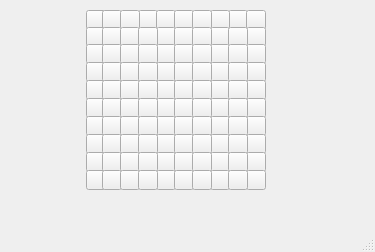
<?xml version="1.0" encoding="UTF-8"?>
<ui version="4.0">
 <class>click</class>
 <widget class="QMainWindow" name="click">
  <property name="geometry">
   <rect>
    <x>0</x>
    <y>0</y>
    <width>375</width>
    <height>252</height>
   </rect>
  </property>
  <property name="windowTitle">
   <string>MainWindow</string>
  </property>
  <property name="layoutDirection">
   <enum>Qt::LeftToRight</enum>
  </property>
  <property name="styleSheet">
   <string notr="true">text-align : center</string>
  </property>
  <widget class="QWidget" name="centralwidget">
   <widget class="QPushButton" name="pushButton_1">
    <property name="geometry">
     <rect>
      <x>138</x>
      <y>10</y>
      <width>20</width>
      <height>20</height>
     </rect>
    </property>
    <property name="text">
     <string/>
    </property>
    <property name="icon">
     <iconset>
      <normaloff>C:/Users/PC-03/Desktop/0.png</normaloff>C:/Users/PC-03/Desktop/0.png</iconset>
    </property>
   </widget>
   <widget class="QPushButton" name="pushButton_2">
    <property name="geometry">
     <rect>
      <x>156</x>
      <y>10</y>
      <width>20</width>
      <height>20</height>
     </rect>
    </property>
    <property name="text">
     <string/>
    </property>
    <property name="icon">
     <iconset>
      <normaloff>C:/Users/PC-03/Desktop/0.png</normaloff>C:/Users/PC-03/Desktop/0.png</iconset>
    </property>
   </widget>
   <widget class="QPushButton" name="pushButton_3">
    <property name="geometry">
     <rect>
      <x>174</x>
      <y>10</y>
      <width>20</width>
      <height>20</height>
     </rect>
    </property>
    <property name="text">
     <string/>
    </property>
    <property name="icon">
     <iconset>
      <normaloff>C:/Users/PC-03/Desktop/0.png</normaloff>C:/Users/PC-03/Desktop/0.png</iconset>
    </property>
   </widget>
   <widget class="QPushButton" name="pushButton_4">
    <property name="geometry">
     <rect>
      <x>86</x>
      <y>10</y>
      <width>20</width>
      <height>20</height>
     </rect>
    </property>
    <property name="text">
     <string/>
    </property>
    <property name="icon">
     <iconset>
      <normaloff>C:/Users/PC-03/Desktop/0.png</normaloff>C:/Users/PC-03/Desktop/0.png</iconset>
    </property>
   </widget>
   <widget class="QPushButton" name="pushButton_5">
    <property name="geometry">
     <rect>
      <x>102</x>
      <y>10</y>
      <width>20</width>
      <height>20</height>
     </rect>
    </property>
    <property name="text">
     <string/>
    </property>
    <property name="icon">
     <iconset>
      <normaloff>C:/Users/PC-03/Desktop/0.png</normaloff>C:/Users/PC-03/Desktop/0.png</iconset>
    </property>
   </widget>
   <widget class="QPushButton" name="pushButton_6">
    <property name="geometry">
     <rect>
      <x>120</x>
      <y>10</y>
      <width>20</width>
      <height>20</height>
     </rect>
    </property>
    <property name="text">
     <string/>
    </property>
    <property name="icon">
     <iconset>
      <normaloff>C:/Users/PC-03/Desktop/0.png</normaloff>C:/Users/PC-03/Desktop/0.png</iconset>
    </property>
   </widget>
   <widget class="QPushButton" name="pushButton_7">
    <property name="geometry">
     <rect>
      <x>228</x>
      <y>10</y>
      <width>20</width>
      <height>20</height>
     </rect>
    </property>
    <property name="text">
     <string/>
    </property>
    <property name="icon">
     <iconset>
      <normaloff>C:/Users/PC-03/Desktop/0.png</normaloff>C:/Users/PC-03/Desktop/0.png</iconset>
    </property>
   </widget>
   <widget class="QPushButton" name="pushButton_8">
    <property name="geometry">
     <rect>
      <x>210</x>
      <y>10</y>
      <width>20</width>
      <height>20</height>
     </rect>
    </property>
    <property name="text">
     <string/>
    </property>
    <property name="icon">
     <iconset>
      <normaloff>C:/Users/PC-03/Desktop/0.png</normaloff>C:/Users/PC-03/Desktop/0.png</iconset>
    </property>
   </widget>
   <widget class="QPushButton" name="pushButton_9">
    <property name="geometry">
     <rect>
      <x>246</x>
      <y>10</y>
      <width>20</width>
      <height>20</height>
     </rect>
    </property>
    <property name="text">
     <string/>
    </property>
    <property name="icon">
     <iconset>
      <normaloff>C:/Users/PC-03/Desktop/0.png</normaloff>C:/Users/PC-03/Desktop/0.png</iconset>
    </property>
   </widget>
   <widget class="QPushButton" name="pushButton_389">
    <property name="geometry">
     <rect>
      <x>192</x>
      <y>10</y>
      <width>20</width>
      <height>20</height>
     </rect>
    </property>
    <property name="text">
     <string/>
    </property>
    <property name="icon">
     <iconset>
      <normaloff>C:/Users/PC-03/Desktop/0.png</normaloff>C:/Users/PC-03/Desktop/0.png</iconset>
    </property>
   </widget>
   <widget class="QPushButton" name="pushButton_10">
    <property name="geometry">
     <rect>
      <x>246</x>
      <y>27</y>
      <width>20</width>
      <height>20</height>
     </rect>
    </property>
    <property name="text">
     <string/>
    </property>
    <property name="icon">
     <iconset>
      <normaloff>C:/Users/PC-03/Desktop/0.png</normaloff>C:/Users/PC-03/Desktop/0.png</iconset>
    </property>
   </widget>
   <widget class="QPushButton" name="pushButton_11">
    <property name="geometry">
     <rect>
      <x>156</x>
      <y>27</y>
      <width>20</width>
      <height>20</height>
     </rect>
    </property>
    <property name="text">
     <string/>
    </property>
    <property name="icon">
     <iconset>
      <normaloff>C:/Users/PC-03/Desktop/0.png</normaloff>C:/Users/PC-03/Desktop/0.png</iconset>
    </property>
   </widget>
   <widget class="QPushButton" name="pushButton_12">
    <property name="geometry">
     <rect>
      <x>86</x>
      <y>27</y>
      <width>20</width>
      <height>20</height>
     </rect>
    </property>
    <property name="text">
     <string/>
    </property>
    <property name="icon">
     <iconset>
      <normaloff>C:/Users/PC-03/Desktop/0.png</normaloff>C:/Users/PC-03/Desktop/0.png</iconset>
    </property>
   </widget>
   <widget class="QPushButton" name="pushButton_13">
    <property name="geometry">
     <rect>
      <x>174</x>
      <y>27</y>
      <width>20</width>
      <height>20</height>
     </rect>
    </property>
    <property name="text">
     <string/>
    </property>
    <property name="icon">
     <iconset>
      <normaloff>C:/Users/PC-03/Desktop/0.png</normaloff>C:/Users/PC-03/Desktop/0.png</iconset>
    </property>
   </widget>
   <widget class="QPushButton" name="pushButton_14">
    <property name="geometry">
     <rect>
      <x>102</x>
      <y>27</y>
      <width>20</width>
      <height>20</height>
     </rect>
    </property>
    <property name="text">
     <string/>
    </property>
    <property name="icon">
     <iconset>
      <normaloff>C:/Users/PC-03/Desktop/0.png</normaloff>C:/Users/PC-03/Desktop/0.png</iconset>
    </property>
   </widget>
   <widget class="QPushButton" name="pushButton_15">
    <property name="geometry">
     <rect>
      <x>210</x>
      <y>27</y>
      <width>20</width>
      <height>20</height>
     </rect>
    </property>
    <property name="text">
     <string/>
    </property>
    <property name="icon">
     <iconset>
      <normaloff>C:/Users/PC-03/Desktop/0.png</normaloff>C:/Users/PC-03/Desktop/0.png</iconset>
    </property>
   </widget>
   <widget class="QPushButton" name="pushButton_390">
    <property name="geometry">
     <rect>
      <x>192</x>
      <y>27</y>
      <width>20</width>
      <height>20</height>
     </rect>
    </property>
    <property name="text">
     <string/>
    </property>
    <property name="icon">
     <iconset>
      <normaloff>C:/Users/PC-03/Desktop/0.png</normaloff>C:/Users/PC-03/Desktop/0.png</iconset>
    </property>
   </widget>
   <widget class="QPushButton" name="pushButton_16">
    <property name="geometry">
     <rect>
      <x>120</x>
      <y>27</y>
      <width>20</width>
      <height>20</height>
     </rect>
    </property>
    <property name="text">
     <string/>
    </property>
    <property name="icon">
     <iconset>
      <normaloff>C:/Users/PC-03/Desktop/0.png</normaloff>C:/Users/PC-03/Desktop/0.png</iconset>
    </property>
   </widget>
   <widget class="QPushButton" name="pushButton_17">
    <property name="geometry">
     <rect>
      <x>228</x>
      <y>27</y>
      <width>20</width>
      <height>20</height>
     </rect>
    </property>
    <property name="text">
     <string/>
    </property>
    <property name="icon">
     <iconset>
      <normaloff>C:/Users/PC-03/Desktop/0.png</normaloff>C:/Users/PC-03/Desktop/0.png</iconset>
    </property>
   </widget>
   <widget class="QPushButton" name="pushButton_18">
    <property name="geometry">
     <rect>
      <x>138</x>
      <y>27</y>
      <width>20</width>
      <height>20</height>
     </rect>
    </property>
    <property name="text">
     <string/>
    </property>
    <property name="icon">
     <iconset>
      <normaloff>C:/Users/PC-03/Desktop/0.png</normaloff>C:/Users/PC-03/Desktop/0.png</iconset>
    </property>
   </widget>
   <widget class="QPushButton" name="pushButton_19">
    <property name="geometry">
     <rect>
      <x>246</x>
      <y>44</y>
      <width>20</width>
      <height>20</height>
     </rect>
    </property>
    <property name="text">
     <string/>
    </property>
    <property name="icon">
     <iconset>
      <normaloff>C:/Users/PC-03/Desktop/0.png</normaloff>C:/Users/PC-03/Desktop/0.png</iconset>
    </property>
   </widget>
   <widget class="QPushButton" name="pushButton_20">
    <property name="geometry">
     <rect>
      <x>156</x>
      <y>44</y>
      <width>20</width>
      <height>20</height>
     </rect>
    </property>
    <property name="text">
     <string/>
    </property>
    <property name="icon">
     <iconset>
      <normaloff>C:/Users/PC-03/Desktop/0.png</normaloff>C:/Users/PC-03/Desktop/0.png</iconset>
    </property>
   </widget>
   <widget class="QPushButton" name="pushButton_21">
    <property name="geometry">
     <rect>
      <x>86</x>
      <y>44</y>
      <width>20</width>
      <height>20</height>
     </rect>
    </property>
    <property name="text">
     <string/>
    </property>
    <property name="icon">
     <iconset>
      <normaloff>C:/Users/PC-03/Desktop/0.png</normaloff>C:/Users/PC-03/Desktop/0.png</iconset>
    </property>
   </widget>
   <widget class="QPushButton" name="pushButton_22">
    <property name="geometry">
     <rect>
      <x>174</x>
      <y>44</y>
      <width>20</width>
      <height>20</height>
     </rect>
    </property>
    <property name="text">
     <string/>
    </property>
    <property name="icon">
     <iconset>
      <normaloff>C:/Users/PC-03/Desktop/0.png</normaloff>C:/Users/PC-03/Desktop/0.png</iconset>
    </property>
   </widget>
   <widget class="QPushButton" name="pushButton_23">
    <property name="geometry">
     <rect>
      <x>102</x>
      <y>44</y>
      <width>20</width>
      <height>20</height>
     </rect>
    </property>
    <property name="text">
     <string/>
    </property>
    <property name="icon">
     <iconset>
      <normaloff>C:/Users/PC-03/Desktop/0.png</normaloff>C:/Users/PC-03/Desktop/0.png</iconset>
    </property>
   </widget>
   <widget class="QPushButton" name="pushButton_24">
    <property name="geometry">
     <rect>
      <x>210</x>
      <y>44</y>
      <width>20</width>
      <height>20</height>
     </rect>
    </property>
    <property name="text">
     <string/>
    </property>
    <property name="icon">
     <iconset>
      <normaloff>C:/Users/PC-03/Desktop/0.png</normaloff>C:/Users/PC-03/Desktop/0.png</iconset>
    </property>
   </widget>
   <widget class="QPushButton" name="pushButton_391">
    <property name="geometry">
     <rect>
      <x>192</x>
      <y>44</y>
      <width>20</width>
      <height>20</height>
     </rect>
    </property>
    <property name="text">
     <string/>
    </property>
    <property name="icon">
     <iconset>
      <normaloff>C:/Users/PC-03/Desktop/0.png</normaloff>C:/Users/PC-03/Desktop/0.png</iconset>
    </property>
   </widget>
   <widget class="QPushButton" name="pushButton_25">
    <property name="geometry">
     <rect>
      <x>120</x>
      <y>44</y>
      <width>20</width>
      <height>20</height>
     </rect>
    </property>
    <property name="text">
     <string/>
    </property>
    <property name="icon">
     <iconset>
      <normaloff>C:/Users/PC-03/Desktop/0.png</normaloff>C:/Users/PC-03/Desktop/0.png</iconset>
    </property>
   </widget>
   <widget class="QPushButton" name="pushButton_26">
    <property name="geometry">
     <rect>
      <x>228</x>
      <y>44</y>
      <width>20</width>
      <height>20</height>
     </rect>
    </property>
    <property name="text">
     <string/>
    </property>
    <property name="icon">
     <iconset>
      <normaloff>C:/Users/PC-03/Desktop/0.png</normaloff>C:/Users/PC-03/Desktop/0.png</iconset>
    </property>
   </widget>
   <widget class="QPushButton" name="pushButton_27">
    <property name="geometry">
     <rect>
      <x>138</x>
      <y>44</y>
      <width>20</width>
      <height>20</height>
     </rect>
    </property>
    <property name="text">
     <string/>
    </property>
    <property name="icon">
     <iconset>
      <normaloff>C:/Users/PC-03/Desktop/0.png</normaloff>C:/Users/PC-03/Desktop/0.png</iconset>
    </property>
   </widget>
   <widget class="QPushButton" name="pushButton_28">
    <property name="geometry">
     <rect>
      <x>246</x>
      <y>62</y>
      <width>20</width>
      <height>20</height>
     </rect>
    </property>
    <property name="text">
     <string/>
    </property>
    <property name="icon">
     <iconset>
      <normaloff>C:/Users/PC-03/Desktop/0.png</normaloff>C:/Users/PC-03/Desktop/0.png</iconset>
    </property>
   </widget>
   <widget class="QPushButton" name="pushButton_29">
    <property name="geometry">
     <rect>
      <x>156</x>
      <y>62</y>
      <width>20</width>
      <height>20</height>
     </rect>
    </property>
    <property name="text">
     <string/>
    </property>
    <property name="icon">
     <iconset>
      <normaloff>C:/Users/PC-03/Desktop/0.png</normaloff>C:/Users/PC-03/Desktop/0.png</iconset>
    </property>
   </widget>
   <widget class="QPushButton" name="pushButton_30">
    <property name="geometry">
     <rect>
      <x>86</x>
      <y>62</y>
      <width>20</width>
      <height>20</height>
     </rect>
    </property>
    <property name="text">
     <string/>
    </property>
    <property name="icon">
     <iconset>
      <normaloff>C:/Users/PC-03/Desktop/0.png</normaloff>C:/Users/PC-03/Desktop/0.png</iconset>
    </property>
   </widget>
   <widget class="QPushButton" name="pushButton_31">
    <property name="geometry">
     <rect>
      <x>174</x>
      <y>62</y>
      <width>20</width>
      <height>20</height>
     </rect>
    </property>
    <property name="text">
     <string/>
    </property>
    <property name="icon">
     <iconset>
      <normaloff>C:/Users/PC-03/Desktop/0.png</normaloff>C:/Users/PC-03/Desktop/0.png</iconset>
    </property>
   </widget>
   <widget class="QPushButton" name="pushButton_32">
    <property name="geometry">
     <rect>
      <x>102</x>
      <y>62</y>
      <width>20</width>
      <height>20</height>
     </rect>
    </property>
    <property name="text">
     <string/>
    </property>
    <property name="icon">
     <iconset>
      <normaloff>C:/Users/PC-03/Desktop/0.png</normaloff>C:/Users/PC-03/Desktop/0.png</iconset>
    </property>
   </widget>
   <widget class="QPushButton" name="pushButton_33">
    <property name="geometry">
     <rect>
      <x>210</x>
      <y>62</y>
      <width>20</width>
      <height>20</height>
     </rect>
    </property>
    <property name="text">
     <string/>
    </property>
    <property name="icon">
     <iconset>
      <normaloff>C:/Users/PC-03/Desktop/0.png</normaloff>C:/Users/PC-03/Desktop/0.png</iconset>
    </property>
   </widget>
   <widget class="QPushButton" name="pushButton_392">
    <property name="geometry">
     <rect>
      <x>192</x>
      <y>62</y>
      <width>20</width>
      <height>20</height>
     </rect>
    </property>
    <property name="text">
     <string/>
    </property>
    <property name="icon">
     <iconset>
      <normaloff>C:/Users/PC-03/Desktop/0.png</normaloff>C:/Users/PC-03/Desktop/0.png</iconset>
    </property>
   </widget>
   <widget class="QPushButton" name="pushButton_34">
    <property name="geometry">
     <rect>
      <x>120</x>
      <y>62</y>
      <width>20</width>
      <height>20</height>
     </rect>
    </property>
    <property name="text">
     <string/>
    </property>
    <property name="icon">
     <iconset>
      <normaloff>C:/Users/PC-03/Desktop/0.png</normaloff>C:/Users/PC-03/Desktop/0.png</iconset>
    </property>
   </widget>
   <widget class="QPushButton" name="pushButton_35">
    <property name="geometry">
     <rect>
      <x>228</x>
      <y>62</y>
      <width>20</width>
      <height>20</height>
     </rect>
    </property>
    <property name="text">
     <string/>
    </property>
    <property name="icon">
     <iconset>
      <normaloff>C:/Users/PC-03/Desktop/0.png</normaloff>C:/Users/PC-03/Desktop/0.png</iconset>
    </property>
   </widget>
   <widget class="QPushButton" name="pushButton_36">
    <property name="geometry">
     <rect>
      <x>138</x>
      <y>62</y>
      <width>20</width>
      <height>20</height>
     </rect>
    </property>
    <property name="text">
     <string/>
    </property>
    <property name="icon">
     <iconset>
      <normaloff>C:/Users/PC-03/Desktop/0.png</normaloff>C:/Users/PC-03/Desktop/0.png</iconset>
    </property>
   </widget>
   <widget class="QPushButton" name="pushButton_37">
    <property name="geometry">
     <rect>
      <x>246</x>
      <y>80</y>
      <width>20</width>
      <height>20</height>
     </rect>
    </property>
    <property name="text">
     <string/>
    </property>
    <property name="icon">
     <iconset>
      <normaloff>C:/Users/PC-03/Desktop/0.png</normaloff>C:/Users/PC-03/Desktop/0.png</iconset>
    </property>
   </widget>
   <widget class="QPushButton" name="pushButton_38">
    <property name="geometry">
     <rect>
      <x>156</x>
      <y>80</y>
      <width>20</width>
      <height>20</height>
     </rect>
    </property>
    <property name="text">
     <string/>
    </property>
    <property name="icon">
     <iconset>
      <normaloff>C:/Users/PC-03/Desktop/0.png</normaloff>C:/Users/PC-03/Desktop/0.png</iconset>
    </property>
   </widget>
   <widget class="QPushButton" name="pushButton_39">
    <property name="geometry">
     <rect>
      <x>86</x>
      <y>80</y>
      <width>20</width>
      <height>20</height>
     </rect>
    </property>
    <property name="text">
     <string/>
    </property>
    <property name="icon">
     <iconset>
      <normaloff>C:/Users/PC-03/Desktop/0.png</normaloff>C:/Users/PC-03/Desktop/0.png</iconset>
    </property>
   </widget>
   <widget class="QPushButton" name="pushButton_40">
    <property name="geometry">
     <rect>
      <x>174</x>
      <y>80</y>
      <width>20</width>
      <height>20</height>
     </rect>
    </property>
    <property name="text">
     <string/>
    </property>
    <property name="icon">
     <iconset>
      <normaloff>C:/Users/PC-03/Desktop/0.png</normaloff>C:/Users/PC-03/Desktop/0.png</iconset>
    </property>
   </widget>
   <widget class="QPushButton" name="pushButton_41">
    <property name="geometry">
     <rect>
      <x>102</x>
      <y>80</y>
      <width>20</width>
      <height>20</height>
     </rect>
    </property>
    <property name="text">
     <string/>
    </property>
    <property name="icon">
     <iconset>
      <normaloff>C:/Users/PC-03/Desktop/0.png</normaloff>C:/Users/PC-03/Desktop/0.png</iconset>
    </property>
   </widget>
   <widget class="QPushButton" name="pushButton_42">
    <property name="geometry">
     <rect>
      <x>210</x>
      <y>80</y>
      <width>20</width>
      <height>20</height>
     </rect>
    </property>
    <property name="text">
     <string/>
    </property>
    <property name="icon">
     <iconset>
      <normaloff>C:/Users/PC-03/Desktop/0.png</normaloff>C:/Users/PC-03/Desktop/0.png</iconset>
    </property>
   </widget>
   <widget class="QPushButton" name="pushButton_393">
    <property name="geometry">
     <rect>
      <x>192</x>
      <y>80</y>
      <width>20</width>
      <height>20</height>
     </rect>
    </property>
    <property name="text">
     <string/>
    </property>
    <property name="icon">
     <iconset>
      <normaloff>C:/Users/PC-03/Desktop/0.png</normaloff>C:/Users/PC-03/Desktop/0.png</iconset>
    </property>
   </widget>
   <widget class="QPushButton" name="pushButton_43">
    <property name="geometry">
     <rect>
      <x>120</x>
      <y>80</y>
      <width>20</width>
      <height>20</height>
     </rect>
    </property>
    <property name="text">
     <string/>
    </property>
    <property name="icon">
     <iconset>
      <normaloff>C:/Users/PC-03/Desktop/0.png</normaloff>C:/Users/PC-03/Desktop/0.png</iconset>
    </property>
   </widget>
   <widget class="QPushButton" name="pushButton_44">
    <property name="geometry">
     <rect>
      <x>228</x>
      <y>80</y>
      <width>20</width>
      <height>20</height>
     </rect>
    </property>
    <property name="text">
     <string/>
    </property>
    <property name="icon">
     <iconset>
      <normaloff>C:/Users/PC-03/Desktop/0.png</normaloff>C:/Users/PC-03/Desktop/0.png</iconset>
    </property>
   </widget>
   <widget class="QPushButton" name="pushButton_45">
    <property name="geometry">
     <rect>
      <x>138</x>
      <y>80</y>
      <width>20</width>
      <height>20</height>
     </rect>
    </property>
    <property name="text">
     <string/>
    </property>
    <property name="icon">
     <iconset>
      <normaloff>C:/Users/PC-03/Desktop/0.png</normaloff>C:/Users/PC-03/Desktop/0.png</iconset>
    </property>
   </widget>
   <widget class="QPushButton" name="pushButton_46">
    <property name="geometry">
     <rect>
      <x>246</x>
      <y>98</y>
      <width>20</width>
      <height>20</height>
     </rect>
    </property>
    <property name="text">
     <string/>
    </property>
    <property name="icon">
     <iconset>
      <normaloff>C:/Users/PC-03/Desktop/0.png</normaloff>C:/Users/PC-03/Desktop/0.png</iconset>
    </property>
   </widget>
   <widget class="QPushButton" name="pushButton_47">
    <property name="geometry">
     <rect>
      <x>156</x>
      <y>98</y>
      <width>20</width>
      <height>20</height>
     </rect>
    </property>
    <property name="text">
     <string/>
    </property>
    <property name="icon">
     <iconset>
      <normaloff>C:/Users/PC-03/Desktop/0.png</normaloff>C:/Users/PC-03/Desktop/0.png</iconset>
    </property>
   </widget>
   <widget class="QPushButton" name="pushButton_48">
    <property name="geometry">
     <rect>
      <x>86</x>
      <y>98</y>
      <width>20</width>
      <height>20</height>
     </rect>
    </property>
    <property name="text">
     <string/>
    </property>
    <property name="icon">
     <iconset>
      <normaloff>C:/Users/PC-03/Desktop/0.png</normaloff>C:/Users/PC-03/Desktop/0.png</iconset>
    </property>
   </widget>
   <widget class="QPushButton" name="pushButton_49">
    <property name="geometry">
     <rect>
      <x>174</x>
      <y>98</y>
      <width>20</width>
      <height>20</height>
     </rect>
    </property>
    <property name="text">
     <string/>
    </property>
    <property name="icon">
     <iconset>
      <normaloff>C:/Users/PC-03/Desktop/0.png</normaloff>C:/Users/PC-03/Desktop/0.png</iconset>
    </property>
   </widget>
   <widget class="QPushButton" name="pushButton_50">
    <property name="geometry">
     <rect>
      <x>102</x>
      <y>98</y>
      <width>20</width>
      <height>20</height>
     </rect>
    </property>
    <property name="text">
     <string/>
    </property>
    <property name="icon">
     <iconset>
      <normaloff>C:/Users/PC-03/Desktop/0.png</normaloff>C:/Users/PC-03/Desktop/0.png</iconset>
    </property>
   </widget>
   <widget class="QPushButton" name="pushButton_51">
    <property name="geometry">
     <rect>
      <x>210</x>
      <y>98</y>
      <width>20</width>
      <height>20</height>
     </rect>
    </property>
    <property name="text">
     <string/>
    </property>
    <property name="icon">
     <iconset>
      <normaloff>C:/Users/PC-03/Desktop/0.png</normaloff>C:/Users/PC-03/Desktop/0.png</iconset>
    </property>
   </widget>
   <widget class="QPushButton" name="pushButton_394">
    <property name="geometry">
     <rect>
      <x>192</x>
      <y>98</y>
      <width>20</width>
      <height>20</height>
     </rect>
    </property>
    <property name="text">
     <string/>
    </property>
    <property name="icon">
     <iconset>
      <normaloff>C:/Users/PC-03/Desktop/0.png</normaloff>C:/Users/PC-03/Desktop/0.png</iconset>
    </property>
   </widget>
   <widget class="QPushButton" name="pushButton_52">
    <property name="geometry">
     <rect>
      <x>120</x>
      <y>98</y>
      <width>20</width>
      <height>20</height>
     </rect>
    </property>
    <property name="text">
     <string/>
    </property>
    <property name="icon">
     <iconset>
      <normaloff>C:/Users/PC-03/Desktop/0.png</normaloff>C:/Users/PC-03/Desktop/0.png</iconset>
    </property>
   </widget>
   <widget class="QPushButton" name="pushButton_53">
    <property name="geometry">
     <rect>
      <x>228</x>
      <y>98</y>
      <width>20</width>
      <height>20</height>
     </rect>
    </property>
    <property name="text">
     <string/>
    </property>
    <property name="icon">
     <iconset>
      <normaloff>C:/Users/PC-03/Desktop/0.png</normaloff>C:/Users/PC-03/Desktop/0.png</iconset>
    </property>
   </widget>
   <widget class="QPushButton" name="pushButton_54">
    <property name="geometry">
     <rect>
      <x>138</x>
      <y>98</y>
      <width>20</width>
      <height>20</height>
     </rect>
    </property>
    <property name="text">
     <string/>
    </property>
    <property name="icon">
     <iconset>
      <normaloff>C:/Users/PC-03/Desktop/0.png</normaloff>C:/Users/PC-03/Desktop/0.png</iconset>
    </property>
   </widget>
   <widget class="QPushButton" name="pushButton_55">
    <property name="geometry">
     <rect>
      <x>246</x>
      <y>116</y>
      <width>20</width>
      <height>20</height>
     </rect>
    </property>
    <property name="text">
     <string/>
    </property>
    <property name="icon">
     <iconset>
      <normaloff>C:/Users/PC-03/Desktop/0.png</normaloff>C:/Users/PC-03/Desktop/0.png</iconset>
    </property>
   </widget>
   <widget class="QPushButton" name="pushButton_56">
    <property name="geometry">
     <rect>
      <x>156</x>
      <y>116</y>
      <width>20</width>
      <height>20</height>
     </rect>
    </property>
    <property name="text">
     <string/>
    </property>
    <property name="icon">
     <iconset>
      <normaloff>C:/Users/PC-03/Desktop/0.png</normaloff>C:/Users/PC-03/Desktop/0.png</iconset>
    </property>
   </widget>
   <widget class="QPushButton" name="pushButton_57">
    <property name="geometry">
     <rect>
      <x>86</x>
      <y>116</y>
      <width>20</width>
      <height>20</height>
     </rect>
    </property>
    <property name="text">
     <string/>
    </property>
    <property name="icon">
     <iconset>
      <normaloff>C:/Users/PC-03/Desktop/0.png</normaloff>C:/Users/PC-03/Desktop/0.png</iconset>
    </property>
   </widget>
   <widget class="QPushButton" name="pushButton_58">
    <property name="geometry">
     <rect>
      <x>174</x>
      <y>116</y>
      <width>20</width>
      <height>20</height>
     </rect>
    </property>
    <property name="text">
     <string/>
    </property>
    <property name="icon">
     <iconset>
      <normaloff>C:/Users/PC-03/Desktop/0.png</normaloff>C:/Users/PC-03/Desktop/0.png</iconset>
    </property>
   </widget>
   <widget class="QPushButton" name="pushButton_59">
    <property name="geometry">
     <rect>
      <x>102</x>
      <y>116</y>
      <width>20</width>
      <height>20</height>
     </rect>
    </property>
    <property name="text">
     <string/>
    </property>
    <property name="icon">
     <iconset>
      <normaloff>C:/Users/PC-03/Desktop/0.png</normaloff>C:/Users/PC-03/Desktop/0.png</iconset>
    </property>
   </widget>
   <widget class="QPushButton" name="pushButton_60">
    <property name="geometry">
     <rect>
      <x>210</x>
      <y>116</y>
      <width>20</width>
      <height>20</height>
     </rect>
    </property>
    <property name="text">
     <string/>
    </property>
    <property name="icon">
     <iconset>
      <normaloff>C:/Users/PC-03/Desktop/0.png</normaloff>C:/Users/PC-03/Desktop/0.png</iconset>
    </property>
   </widget>
   <widget class="QPushButton" name="pushButton_395">
    <property name="geometry">
     <rect>
      <x>192</x>
      <y>116</y>
      <width>20</width>
      <height>20</height>
     </rect>
    </property>
    <property name="text">
     <string/>
    </property>
    <property name="icon">
     <iconset>
      <normaloff>C:/Users/PC-03/Desktop/0.png</normaloff>C:/Users/PC-03/Desktop/0.png</iconset>
    </property>
   </widget>
   <widget class="QPushButton" name="pushButton_61">
    <property name="geometry">
     <rect>
      <x>120</x>
      <y>116</y>
      <width>20</width>
      <height>20</height>
     </rect>
    </property>
    <property name="text">
     <string/>
    </property>
    <property name="icon">
     <iconset>
      <normaloff>C:/Users/PC-03/Desktop/0.png</normaloff>C:/Users/PC-03/Desktop/0.png</iconset>
    </property>
   </widget>
   <widget class="QPushButton" name="pushButton_62">
    <property name="geometry">
     <rect>
      <x>228</x>
      <y>116</y>
      <width>20</width>
      <height>20</height>
     </rect>
    </property>
    <property name="text">
     <string/>
    </property>
    <property name="icon">
     <iconset>
      <normaloff>C:/Users/PC-03/Desktop/0.png</normaloff>C:/Users/PC-03/Desktop/0.png</iconset>
    </property>
   </widget>
   <widget class="QPushButton" name="pushButton_63">
    <property name="geometry">
     <rect>
      <x>138</x>
      <y>116</y>
      <width>20</width>
      <height>20</height>
     </rect>
    </property>
    <property name="text">
     <string/>
    </property>
    <property name="icon">
     <iconset>
      <normaloff>C:/Users/PC-03/Desktop/0.png</normaloff>C:/Users/PC-03/Desktop/0.png</iconset>
    </property>
   </widget>
   <widget class="QPushButton" name="pushButton_64">
    <property name="geometry">
     <rect>
      <x>246</x>
      <y>134</y>
      <width>20</width>
      <height>20</height>
     </rect>
    </property>
    <property name="text">
     <string/>
    </property>
    <property name="icon">
     <iconset>
      <normaloff>C:/Users/PC-03/Desktop/0.png</normaloff>C:/Users/PC-03/Desktop/0.png</iconset>
    </property>
   </widget>
   <widget class="QPushButton" name="pushButton_65">
    <property name="geometry">
     <rect>
      <x>156</x>
      <y>134</y>
      <width>20</width>
      <height>20</height>
     </rect>
    </property>
    <property name="text">
     <string/>
    </property>
    <property name="icon">
     <iconset>
      <normaloff>C:/Users/PC-03/Desktop/0.png</normaloff>C:/Users/PC-03/Desktop/0.png</iconset>
    </property>
   </widget>
   <widget class="QPushButton" name="pushButton_66">
    <property name="geometry">
     <rect>
      <x>86</x>
      <y>134</y>
      <width>20</width>
      <height>20</height>
     </rect>
    </property>
    <property name="text">
     <string/>
    </property>
    <property name="icon">
     <iconset>
      <normaloff>C:/Users/PC-03/Desktop/0.png</normaloff>C:/Users/PC-03/Desktop/0.png</iconset>
    </property>
   </widget>
   <widget class="QPushButton" name="pushButton_67">
    <property name="geometry">
     <rect>
      <x>174</x>
      <y>134</y>
      <width>20</width>
      <height>20</height>
     </rect>
    </property>
    <property name="text">
     <string/>
    </property>
    <property name="icon">
     <iconset>
      <normaloff>C:/Users/PC-03/Desktop/0.png</normaloff>C:/Users/PC-03/Desktop/0.png</iconset>
    </property>
   </widget>
   <widget class="QPushButton" name="pushButton_68">
    <property name="geometry">
     <rect>
      <x>102</x>
      <y>134</y>
      <width>20</width>
      <height>20</height>
     </rect>
    </property>
    <property name="text">
     <string/>
    </property>
    <property name="icon">
     <iconset>
      <normaloff>C:/Users/PC-03/Desktop/0.png</normaloff>C:/Users/PC-03/Desktop/0.png</iconset>
    </property>
   </widget>
   <widget class="QPushButton" name="pushButton_69">
    <property name="geometry">
     <rect>
      <x>210</x>
      <y>134</y>
      <width>20</width>
      <height>20</height>
     </rect>
    </property>
    <property name="text">
     <string/>
    </property>
    <property name="icon">
     <iconset>
      <normaloff>C:/Users/PC-03/Desktop/0.png</normaloff>C:/Users/PC-03/Desktop/0.png</iconset>
    </property>
   </widget>
   <widget class="QPushButton" name="pushButton_396">
    <property name="geometry">
     <rect>
      <x>192</x>
      <y>134</y>
      <width>20</width>
      <height>20</height>
     </rect>
    </property>
    <property name="text">
     <string/>
    </property>
    <property name="icon">
     <iconset>
      <normaloff>C:/Users/PC-03/Desktop/0.png</normaloff>C:/Users/PC-03/Desktop/0.png</iconset>
    </property>
   </widget>
   <widget class="QPushButton" name="pushButton_70">
    <property name="geometry">
     <rect>
      <x>120</x>
      <y>134</y>
      <width>20</width>
      <height>20</height>
     </rect>
    </property>
    <property name="text">
     <string/>
    </property>
    <property name="icon">
     <iconset>
      <normaloff>C:/Users/PC-03/Desktop/0.png</normaloff>C:/Users/PC-03/Desktop/0.png</iconset>
    </property>
   </widget>
   <widget class="QPushButton" name="pushButton_71">
    <property name="geometry">
     <rect>
      <x>228</x>
      <y>134</y>
      <width>20</width>
      <height>20</height>
     </rect>
    </property>
    <property name="text">
     <string/>
    </property>
    <property name="icon">
     <iconset>
      <normaloff>C:/Users/PC-03/Desktop/0.png</normaloff>C:/Users/PC-03/Desktop/0.png</iconset>
    </property>
   </widget>
   <widget class="QPushButton" name="pushButton_72">
    <property name="geometry">
     <rect>
      <x>138</x>
      <y>134</y>
      <width>20</width>
      <height>20</height>
     </rect>
    </property>
    <property name="text">
     <string/>
    </property>
    <property name="icon">
     <iconset>
      <normaloff>C:/Users/PC-03/Desktop/0.png</normaloff>C:/Users/PC-03/Desktop/0.png</iconset>
    </property>
   </widget>
   <widget class="QPushButton" name="pushButton_73">
    <property name="geometry">
     <rect>
      <x>246</x>
      <y>152</y>
      <width>20</width>
      <height>20</height>
     </rect>
    </property>
    <property name="text">
     <string/>
    </property>
    <property name="icon">
     <iconset>
      <normaloff>C:/Users/PC-03/Desktop/0.png</normaloff>C:/Users/PC-03/Desktop/0.png</iconset>
    </property>
   </widget>
   <widget class="QPushButton" name="pushButton_74">
    <property name="geometry">
     <rect>
      <x>156</x>
      <y>152</y>
      <width>20</width>
      <height>20</height>
     </rect>
    </property>
    <property name="text">
     <string/>
    </property>
    <property name="icon">
     <iconset>
      <normaloff>C:/Users/PC-03/Desktop/0.png</normaloff>C:/Users/PC-03/Desktop/0.png</iconset>
    </property>
   </widget>
   <widget class="QPushButton" name="pushButton_75">
    <property name="geometry">
     <rect>
      <x>86</x>
      <y>152</y>
      <width>20</width>
      <height>20</height>
     </rect>
    </property>
    <property name="text">
     <string/>
    </property>
    <property name="icon">
     <iconset>
      <normaloff>C:/Users/PC-03/Desktop/0.png</normaloff>C:/Users/PC-03/Desktop/0.png</iconset>
    </property>
   </widget>
   <widget class="QPushButton" name="pushButton_76">
    <property name="geometry">
     <rect>
      <x>174</x>
      <y>152</y>
      <width>20</width>
      <height>20</height>
     </rect>
    </property>
    <property name="text">
     <string/>
    </property>
    <property name="icon">
     <iconset>
      <normaloff>C:/Users/PC-03/Desktop/0.png</normaloff>C:/Users/PC-03/Desktop/0.png</iconset>
    </property>
   </widget>
   <widget class="QPushButton" name="pushButton_77">
    <property name="geometry">
     <rect>
      <x>102</x>
      <y>152</y>
      <width>20</width>
      <height>20</height>
     </rect>
    </property>
    <property name="text">
     <string/>
    </property>
    <property name="icon">
     <iconset>
      <normaloff>C:/Users/PC-03/Desktop/0.png</normaloff>C:/Users/PC-03/Desktop/0.png</iconset>
    </property>
   </widget>
   <widget class="QPushButton" name="pushButton_78">
    <property name="geometry">
     <rect>
      <x>210</x>
      <y>152</y>
      <width>20</width>
      <height>20</height>
     </rect>
    </property>
    <property name="text">
     <string/>
    </property>
    <property name="icon">
     <iconset>
      <normaloff>C:/Users/PC-03/Desktop/0.png</normaloff>C:/Users/PC-03/Desktop/0.png</iconset>
    </property>
   </widget>
   <widget class="QPushButton" name="pushButton_397">
    <property name="geometry">
     <rect>
      <x>192</x>
      <y>152</y>
      <width>20</width>
      <height>20</height>
     </rect>
    </property>
    <property name="text">
     <string/>
    </property>
    <property name="icon">
     <iconset>
      <normaloff>C:/Users/PC-03/Desktop/0.png</normaloff>C:/Users/PC-03/Desktop/0.png</iconset>
    </property>
   </widget>
   <widget class="QPushButton" name="pushButton_79">
    <property name="geometry">
     <rect>
      <x>120</x>
      <y>152</y>
      <width>20</width>
      <height>20</height>
     </rect>
    </property>
    <property name="text">
     <string/>
    </property>
    <property name="icon">
     <iconset>
      <normaloff>C:/Users/PC-03/Desktop/0.png</normaloff>C:/Users/PC-03/Desktop/0.png</iconset>
    </property>
   </widget>
   <widget class="QPushButton" name="pushButton_80">
    <property name="geometry">
     <rect>
      <x>228</x>
      <y>152</y>
      <width>20</width>
      <height>20</height>
     </rect>
    </property>
    <property name="text">
     <string/>
    </property>
    <property name="icon">
     <iconset>
      <normaloff>C:/Users/PC-03/Desktop/0.png</normaloff>C:/Users/PC-03/Desktop/0.png</iconset>
    </property>
   </widget>
   <widget class="QPushButton" name="pushButton_81">
    <property name="geometry">
     <rect>
      <x>138</x>
      <y>152</y>
      <width>20</width>
      <height>20</height>
     </rect>
    </property>
    <property name="text">
     <string/>
    </property>
    <property name="icon">
     <iconset>
      <normaloff>C:/Users/PC-03/Desktop/0.png</normaloff>C:/Users/PC-03/Desktop/0.png</iconset>
    </property>
   </widget>
   <widget class="QPushButton" name="pushButton_82">
    <property name="geometry">
     <rect>
      <x>246</x>
      <y>170</y>
      <width>20</width>
      <height>20</height>
     </rect>
    </property>
    <property name="text">
     <string/>
    </property>
    <property name="icon">
     <iconset>
      <normaloff>C:/Users/PC-03/Desktop/0.png</normaloff>C:/Users/PC-03/Desktop/0.png</iconset>
    </property>
   </widget>
   <widget class="QPushButton" name="pushButton_83">
    <property name="geometry">
     <rect>
      <x>156</x>
      <y>170</y>
      <width>20</width>
      <height>20</height>
     </rect>
    </property>
    <property name="text">
     <string/>
    </property>
    <property name="icon">
     <iconset>
      <normaloff>C:/Users/PC-03/Desktop/0.png</normaloff>C:/Users/PC-03/Desktop/0.png</iconset>
    </property>
   </widget>
   <widget class="QPushButton" name="pushButton_84">
    <property name="geometry">
     <rect>
      <x>86</x>
      <y>170</y>
      <width>20</width>
      <height>20</height>
     </rect>
    </property>
    <property name="text">
     <string/>
    </property>
    <property name="icon">
     <iconset>
      <normaloff>C:/Users/PC-03/Desktop/0.png</normaloff>C:/Users/PC-03/Desktop/0.png</iconset>
    </property>
   </widget>
   <widget class="QPushButton" name="pushButton_85">
    <property name="geometry">
     <rect>
      <x>174</x>
      <y>170</y>
      <width>20</width>
      <height>20</height>
     </rect>
    </property>
    <property name="text">
     <string/>
    </property>
    <property name="icon">
     <iconset>
      <normaloff>C:/Users/PC-03/Desktop/0.png</normaloff>C:/Users/PC-03/Desktop/0.png</iconset>
    </property>
   </widget>
   <widget class="QPushButton" name="pushButton_86">
    <property name="geometry">
     <rect>
      <x>102</x>
      <y>170</y>
      <width>20</width>
      <height>20</height>
     </rect>
    </property>
    <property name="text">
     <string/>
    </property>
    <property name="icon">
     <iconset>
      <normaloff>C:/Users/PC-03/Desktop/0.png</normaloff>C:/Users/PC-03/Desktop/0.png</iconset>
    </property>
   </widget>
   <widget class="QPushButton" name="pushButton_87">
    <property name="geometry">
     <rect>
      <x>210</x>
      <y>170</y>
      <width>20</width>
      <height>20</height>
     </rect>
    </property>
    <property name="text">
     <string/>
    </property>
    <property name="icon">
     <iconset>
      <normaloff>C:/Users/PC-03/Desktop/0.png</normaloff>C:/Users/PC-03/Desktop/0.png</iconset>
    </property>
   </widget>
   <widget class="QPushButton" name="pushButton_398">
    <property name="geometry">
     <rect>
      <x>192</x>
      <y>170</y>
      <width>20</width>
      <height>20</height>
     </rect>
    </property>
    <property name="text">
     <string/>
    </property>
    <property name="icon">
     <iconset>
      <normaloff>C:/Users/PC-03/Desktop/0.png</normaloff>C:/Users/PC-03/Desktop/0.png</iconset>
    </property>
   </widget>
   <widget class="QPushButton" name="pushButton_88">
    <property name="geometry">
     <rect>
      <x>120</x>
      <y>170</y>
      <width>20</width>
      <height>20</height>
     </rect>
    </property>
    <property name="text">
     <string/>
    </property>
    <property name="icon">
     <iconset>
      <normaloff>C:/Users/PC-03/Desktop/0.png</normaloff>C:/Users/PC-03/Desktop/0.png</iconset>
    </property>
   </widget>
   <widget class="QPushButton" name="pushButton_89">
    <property name="geometry">
     <rect>
      <x>228</x>
      <y>170</y>
      <width>20</width>
      <height>20</height>
     </rect>
    </property>
    <property name="text">
     <string/>
    </property>
    <property name="icon">
     <iconset>
      <normaloff>C:/Users/PC-03/Desktop/0.png</normaloff>C:/Users/PC-03/Desktop/0.png</iconset>
    </property>
   </widget>
   <widget class="QPushButton" name="pushButton_90">
    <property name="geometry">
     <rect>
      <x>138</x>
      <y>170</y>
      <width>20</width>
      <height>20</height>
     </rect>
    </property>
    <property name="text">
     <string/>
    </property>
    <property name="icon">
     <iconset>
      <normaloff>C:/Users/PC-03/Desktop/0.png</normaloff>C:/Users/PC-03/Desktop/0.png</iconset>
    </property>
   </widget>
  </widget>
  <widget class="QMenuBar" name="menubar">
   <property name="geometry">
    <rect>
     <x>0</x>
     <y>0</y>
     <width>375</width>
     <height>21</height>
    </rect>
   </property>
  </widget>
  <widget class="QStatusBar" name="statusbar"/>
 </widget>
 <resources/>
 <connections/>
</ui>
